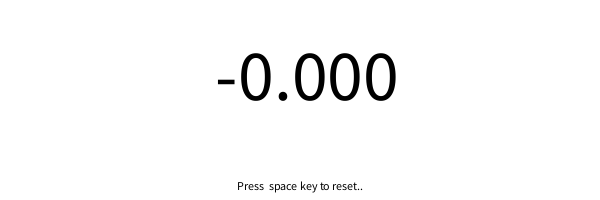
Frame 1 (no input)
Frame 60 (the mouse pressed at the canvas centre just before this capture): identical to frame 1, image omitted
Frame 120 (the mouse held since frame 60 and released just before this capture): identical to frame 1, image omitted

The Processing sketch that drew this single still picture (run headless with seeded random() and noise(); from frame 60 on, the mouse is pressed at the canvas centre):

// Processing sketch: MouseTape
// ── MouseTape.pde
int i=0;
float factor, dist;
void setup() {
  size(600, 200); 
  dist = 8.5; // 2*Pi*r of your mousewheel
  factor = dist/24;
}

void draw() {
  background(-1);
  fill(0);
  textSize(72);
  textAlign(CENTER);
  text(i*factor*-1, width/2, height/2);
  interaction();
}

void keyPressed() {
  if (key==' ')i=0;
}

void mouseWheel(MouseEvent event) {
  float e = event.getCount();
  if (e>0)i++;
  if (e<0)i--;
  if (e==0)print("stop");
}

void interaction(){
    textSize(12);
  text("Press  space key to reset..",width/2,height-10);
}
